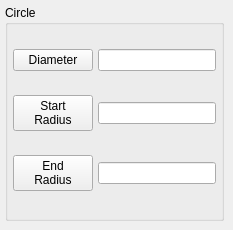
                      <widget class="QWidget" name="page_24">
                       <widget class="QGroupBox" name="formGroupBox">
                        <property name="geometry">
                         <rect>
                          <x>5</x>
                          <y>5</y>
                          <width>219</width>
                          <height>216</height>
                         </rect>
                        </property>
                        <property name="title">
                         <string>Circle</string>
                        </property>
                        <layout class="QGridLayout" name="gridLayout_10">
                         <property name="leftMargin">
                          <number>5</number>
                         </property>
                         <property name="topMargin">
                          <number>5</number>
                         </property>
                         <property name="rightMargin">
                          <number>5</number>
                         </property>
                         <property name="bottomMargin">
                          <number>5</number>
                         </property>
                         <property name="spacing">
                          <number>5</number>
                         </property>
                         <item row="0" column="0">
                          <widget class="QPushButton" name="pushButton_72">
                           <property name="text">
                            <string>Diameter</string>
                           </property>
                           <property name="checkable">
                            <bool>true</bool>
                           </property>
                           <property name="labelName" stdset="0">
                            <string>spotToolLbl</string>
                           </property>
                           <attribute name="buttonGroup">
                            <string notr="true">holeOpBtnGrp</string>
                           </attribute>
                          </widget>
                         </item>
                         <item row="0" column="1">
                          <widget class="QLineEdit" name="spotToolLbl"/>
                         </item>
                         <item row="1" column="0">
                          <widget class="QPushButton" name="pushButton_73">
                           <property name="text">
                            <string>Start
Radius</string>
                           </property>
                           <property name="checkable">
                            <bool>true</bool>
                           </property>
                           <property name="labelName" stdset="0">
                            <string>spotFeedLbl</string>
                           </property>
                           <attribute name="buttonGroup">
                            <string notr="true">holeOpBtnGrp</string>
                           </attribute>
                          </widget>
                         </item>
                         <item row="1" column="1">
                          <widget class="QLineEdit" name="spotFeedLbl"/>
                         </item>
                         <item row="2" column="0">
                          <widget class="QPushButton" name="pushButton_74">
                           <property name="text">
                            <string>End
Radius</string>
                           </property>
                           <property name="checkable">
                            <bool>true</bool>
                           </property>
                           <property name="labelName" stdset="0">
                            <string>spotRpmLbl</string>
                           </property>
                           <attribute name="buttonGroup">
                            <string notr="true">holeOpBtnGrp</string>
                           </attribute>
                          </widget>
                         </item>
                         <item row="2" column="1">
                          <widget class="QLineEdit" name="spotRpmLbl"/>
                         </item>
                        </layout>
                       </widget>
                      </widget>
